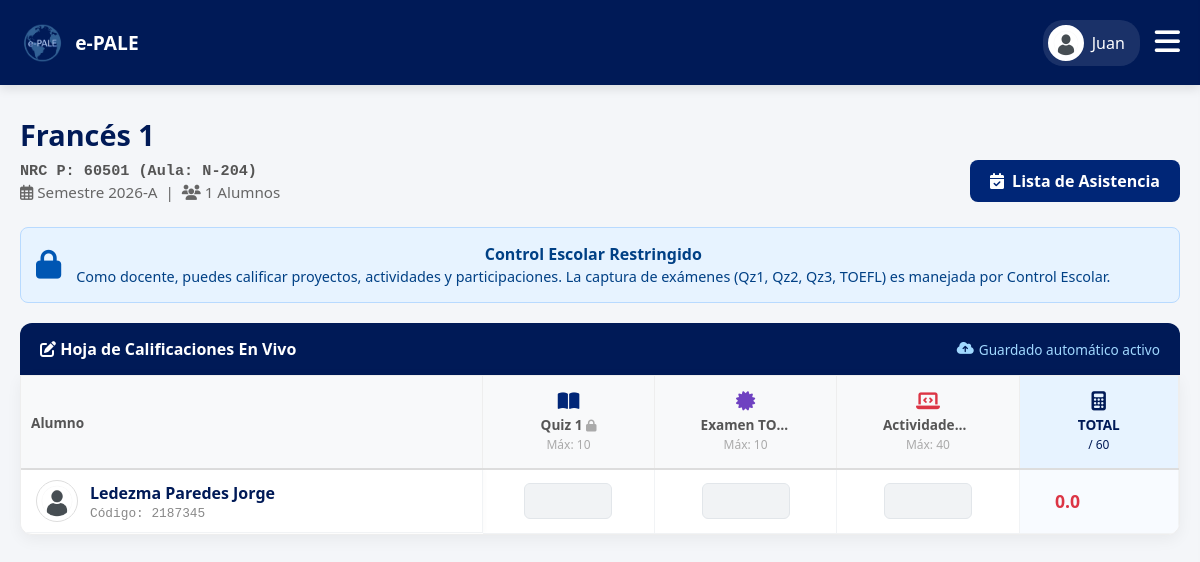
The page /profesor/detalle_grupo.php?clave=60501 (signed in) on the database as committed earlier.
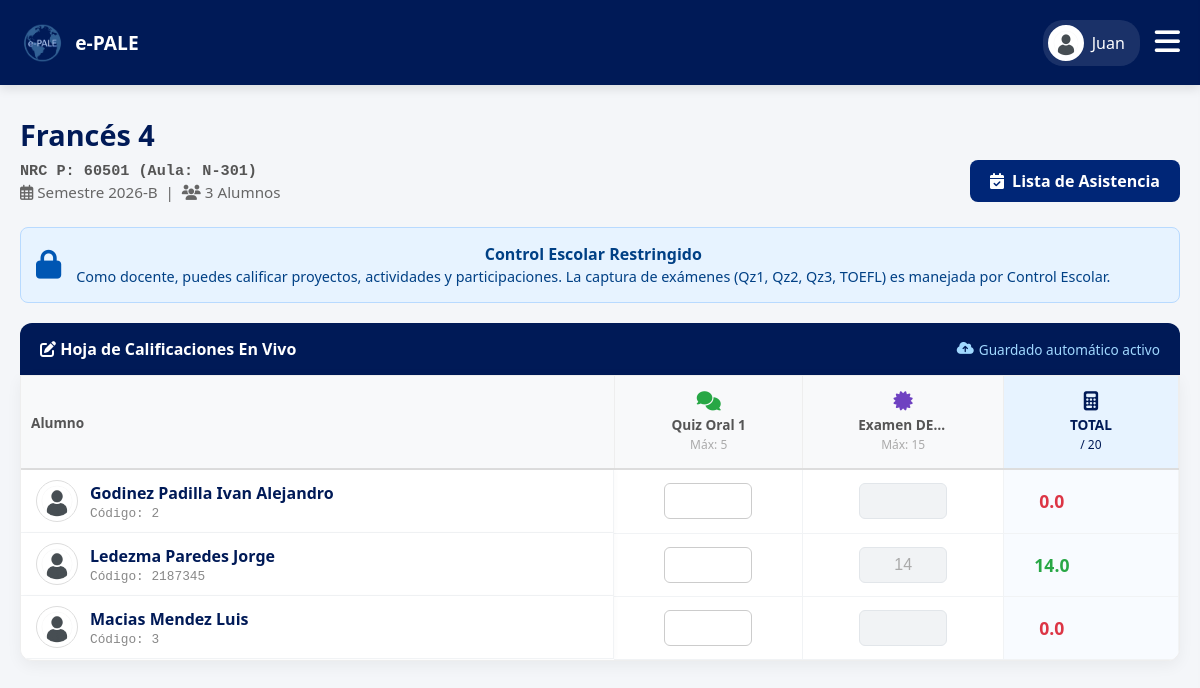
The same page on the database as committed later.
### tables this page shows
CREATE TABLE IF NOT EXISTS `materias` (
  `materia_id` int NOT NULL AUTO_INCREMENT,
  `clave` varchar(10) NOT NULL,
  `nombre` varchar(50) NOT NULL,
  `nivel` int NOT NULL,
  PRIMARY KEY (`materia_id`),
  UNIQUE KEY `clave` (`clave`)
);

CREATE TABLE IF NOT EXISTS `criterios_evaluacion` (
  `criterio_id` int NOT NULL AUTO_INCREMENT,
  `materia_id` int NOT NULL,
  `categoria` varchar(50) NOT NULL,
  `codigo_examen` varchar(20) NOT NULL,
  `nombre_examen` varchar(50) NOT NULL,
  `puntos_maximos` decimal(5,2) NOT NULL,
  `icono` varchar(30) DEFAULT 'fa-star',
  `color` varchar(20) DEFAULT 'var(--udg-light)',
  PRIMARY KEY (`criterio_id`),
  KEY `materia_id` (`materia_id`)
);

CREATE TABLE IF NOT EXISTS `inscripciones` (
  `inscripcion_id` int NOT NULL AUTO_INCREMENT,
  `alumno_id` int NOT NULL,
  `nrc` int NOT NULL,
  `estatus` enum('INSCRITO','SOLICITUD_BAJA','BAJA','SOLICITUD_ALTA') DEFAULT 'INSCRITO',
  `calificacion_final` decimal(5,2) DEFAULT '0.00',
  PRIMARY KEY (`inscripcion_id`),
  KEY `alumno_id` (`alumno_id`),
  KEY `nrc` (`nrc`)
);

CREATE TABLE IF NOT EXISTS `usuarios` (
  `usuario_id` int NOT NULL AUTO_INCREMENT,
  `codigo` varchar(20) DEFAULT NULL,
  `nombre` varchar(50) NOT NULL,
  `apellido_paterno` varchar(50) NOT NULL,
  `apellido_materno` varchar(50) DEFAULT NULL,
  `correo` varchar(100) NOT NULL,
  `password` varchar(255) DEFAULT NULL,
  `telefono` varchar(20) DEFAULT NULL,
  `rol` enum('ADMIN','PROFESOR','ALUMNO') NOT NULL,
  `estatus` enum('ACTIVO','INACTIVO') DEFAULT 'ACTIVO',
  `foto_perfil` varchar(255) DEFAULT NULL,
  `google_id` varchar(255) DEFAULT NULL,
  `fecha_creacion` timestamp NULL DEFAULT CURRENT_TIMESTAMP,
  PRIMARY KEY (`usuario_id`),
  UNIQUE KEY `correo` (`correo`),
  UNIQUE KEY `codigo` (`codigo`)
);

### profesor/detalle_grupo.php (the view, shortened to what the changed rows need)
<?php
require '../db.php';
$profesor_id = $_SESSION['user_id'];
$clave_grupo = $_GET['clave'] ?? '';
$stmt_info = $pdo->prepare("SELECT m.materia_id, m.nombre AS materia, m.nivel, m.clave, c.nombre AS ciclo, g.edicion_total, g.estado,
                                   MAX(CASE WHEN h.modalidad='PRESENCIAL' THEN g.nrc END) AS nrc_presencial,
                                   MAX(CASE WHEN h.modalidad='VIRTUAL' THEN g.nrc END) AS nrc_virtual,
                                   MAX(CASE WHEN h.modalidad='PRESENCIAL' THEN h.aula END) AS aula_presencial,
                                   MAX(CASE WHEN h.modalidad='VIRTUAL' THEN h.aula END) AS aula_virtual
                            FROM grupos g
                            JOIN materias m ON g.materia_id = m.materia_id
                            JOIN ciclos c ON c.ciclo_id = g.ciclo_id
                            LEFT JOIN horarios h ON g.nrc = h.nrc
                            WHERE g.clave_grupo = ? AND g.profesor_id = ?
                            GROUP BY g.clave_grupo, m.materia_id, c.ciclo_id, g.profesor_id, m.nombre, m.nivel, m.clave, c.nombre, g.edicion_total, g.estado");
$stmt_info->execute([$clave_grupo, $profesor_id]);
$info_grupo = $stmt_info->fetch(PDO::FETCH_ASSOC);
$grupo_cerrado = ($info_grupo['estado'] === 'CERRADO');
$materia_id = $info_grupo['materia_id'];
$txt_nrc_aula = '';
if ($info_grupo['nrc_presencial']) {
    $aula_p = $info_grupo['aula_presencial'] ?: 'Sin asignar';
    $txt_nrc_aula .= 'P: ' . $info_grupo['nrc_presencial'] . ' (Aula: ' . $aula_p . ') ';
}
$stmt_crit = $pdo->prepare("SELECT codigo_examen, nombre_examen, puntos_maximos, color, icono, categoria FROM criterios_evaluacion WHERE materia_id = ?");
$stmt_crit->execute([$materia_id]); $criterios = $stmt_crit->fetchAll(PDO::FETCH_ASSOC);
$orden_deseado = ['oral 1'=>4, 'oral 2'=>5, 'quiz 1'=>1, 'qz 1'=>1, 'qz1'=>1, 'quiz 2'=>2, 'qz 2'=>2, 'qz2'=>2, 'quiz 3'=>3, 'qz 3'=>3, 'qz3'=>3, 'writing'=>6, 'plataforma'=>7, 'participaci'=>8, 'toefl'=>9];
usort($criterios, function($a, $b) use ($orden_deseado) {
    $nom_a = strtolower(trim($a['nombre_examen'])); $nom_b = strtolower(trim($b['nombre_examen']));
    $peso_a = 99; foreach ($orden_deseado as $key => $peso) { if (strpos($nom_a, $key) !== false) { $peso_a = $peso; break; } }
    $peso_b = 99; foreach ($orden_deseado as $key => $peso) { if (strpos($nom_b, $key) !== false) { $peso_b = $peso; break; } }
    if ($peso_a == $peso_b) return strcmp($nom_a, $nom_b); return $peso_a - $peso_b;
});
$lista_blanca = ['oral', 'writing', 'plataforma', 'participación', 'participacion']; $puntos_maximos_totales = 0;
foreach ($criterios as &$c) {
    $puntos_maximos_totales += $c['puntos_maximos']; $es_esencial = false; $nombre_lower = strtolower($c['nombre_examen']);
}
$sql_alum = "SELECT i.inscripcion_id, u.codigo, u.nombre, u.apellido_paterno, u.apellido_materno, a.carrera, u.foto_perfil
             FROM inscripciones i
             JOIN grupos g ON i.nrc = g.nrc
             JOIN alumnos a ON i.alumno_id = a.alumno_id
             JOIN usuarios u ON a.usuario_id = u.usuario_id
             WHERE g.clave_grupo = ? AND g.profesor_id = ? AND i.estatus = 'INSCRITO'
             ORDER BY u.apellido_paterno ASC";
$stmt_alum = $pdo->prepare($sql_alum); $stmt_alum->execute([$clave_grupo, $profesor_id]);
$alumnos_brutos = $stmt_alum->fetchAll(PDO::FETCH_ASSOC);
$alumnos = [];
foreach($alumnos_brutos as $alum) {
    $foto_url = "../img/avatar-default.png";
    $alum['foto_url'] = $foto_url;
    $alumnos[] = $alum;
}
$calificaciones_actuales = [];
if (count($alumnos) > 0) {
    $inscripciones_ids = array_column($alumnos, 'inscripcion_id'); $in_clause = implode(',', array_fill(0, count($inscripciones_ids), '?'));
    $stmt_cal = $pdo->prepare("SELECT inscripcion_id, tipo_examen, puntaje FROM calificaciones WHERE inscripcion_id IN ($in_clause)");
    $stmt_cal->execute($inscripciones_ids);
    while ($row = $stmt_cal->fetch(PDO::FETCH_ASSOC)) { $calificaciones_actuales[$row['inscripcion_id']][$row['tipo_examen']] = $row['puntaje']; }
}
?>
<!DOCTYPE html>
<html lang="es">
<head>
    <link rel="stylesheet" href="../css/estudiante.css?v=<?php echo time(); ?>">
    <link rel="stylesheet" href="../css/admin.css?v=<?php echo time(); ?>">
    <link rel="stylesheet" href="../css/profesor.css?v=<?php echo time(); ?>">
    <link rel="stylesheet" href="https://cdnjs.cloudflare.com/ajax/libs/font-awesome/6.4.0/css/all.min.css">
</head>
<body>
    <main class="main-content">
        <div style="display: flex; justify-content: space-between; align-items: flex-end; margin-bottom: 25px; flex-wrap: wrap; gap: 15px;">
            <div>
                <h1 style="margin: 0; color: var(--udg-blue); font-size: 1.8rem;"><?php echo htmlspecialchars($info_grupo['materia'] . ' ' . $info_grupo['nivel']); ?></h1>
                <p style="margin: 5px 0 0 0; color: #666; font-size: 0.95rem;">
                    <span style="font-family: monospace; font-weight: bold; color: #555;">NRC <?php echo htmlspecialchars($txt_nrc_aula); ?></span><br>
                    <i class="far fa-calendar-alt" style="margin-top:5px;"></i> Semestre <?php echo htmlspecialchars($info_grupo['ciclo']); ?> &nbsp;|&nbsp;
                    <i class="fas fa-users"></i> <?php echo count($alumnos); ?> Alumnos
                </p>
            </div>
        </div>
        <?php if (count($criterios) === 0): ?>
            <div class="alert" style="background: #fff3cd; color: #856404; border: 1px solid #ffeeba; padding: 20px; border-radius: 8px; text-align: center;"><i class="fas fa-exclamation-triangle" style="font-size: 2rem; margin-bottom: 10px; display: block;"></i><strong>No hay criterios de evaluación definidos.</strong></div>
        <?php elseif (count($alumnos) === 0): ?>
            <div class="content-card" style="text-align: center; padding: 50px 20px; color: #888;"><i class="fas fa-ghost" style="font-size: 3rem; color: #ddd; margin-bottom: 15px; display: block;"></i><h3>Grupo Vacío</h3></div>
        <?php else: ?>
            <div style="display: flex; justify-content: space-between; align-items: center; background: <?php echo $grupo_cerrado ? '#6c757d' : '#001a57'; ?>; padding: 15px 20px; border-top-left-radius: 12px; border-top-right-radius: 12px;">
                <div style="color: white; font-weight: bold;">
                    <i class="fas fa-edit"></i> Hoja de Calificaciones <?php if($grupo_cerrado) echo "(Solo Lectura)"; else echo "En Vivo"; ?>
                </div>
                <?php if(!$grupo_cerrado): ?>
                    <div id="saveStatus" style="color: #a0d8ff; font-size: 0.85rem; display: flex; align-items: center; gap: 5px;">
                        <i class="fas fa-cloud-upload-alt"></i> Guardado automático activo
                    </div>
                <?php endif; ?>
            </div>
            <div class="excel-table-wrapper" style="border-top-left-radius: 0; border-top-right-radius: 0; margin-bottom: 30px;">
                <table class="excel-table">
                    <thead>
                        <tr>
                            <th>Alumno</th>
                            <?php foreach($criterios as $c): ?>
                                <th title="<?php echo htmlspecialchars($c['nombre_examen']); ?>">
                                    <i class="fas <?php echo $c['icono']; ?>" style="color: <?php echo $grupo_cerrado ? '#aaa' : $c['color']; ?>; display: block; font-size: 1.2rem; margin-bottom: 5px;"></i>
                                    <div style="max-width: 90px; overflow: hidden; text-overflow: ellipsis; margin: 0 auto;"><?php echo htmlspecialchars($c['nombre_examen']); ?>
                                        <?php if($c['bloqueado'] || $grupo_cerrado) echo ' <i class="fas fa-lock" style="color:#aaa; font-size:0.75rem;" title="Manejado por Control Escolar"></i>'; ?>
                                    </div>
                                    <span style="font-weight: normal; color: #aaa; font-size: 0.75rem;">Máx: <?php echo floatval($c['puntos_maximos']); ?></span>
                                </th>
                            <?php endforeach; ?>
                            <th style="background: #e7f3ff; color: var(--udg-blue);"><i class="fas fa-calculator" style="display: block; font-size: 1.2rem; margin-bottom: 5px;"></i>TOTAL<br><span style="font-weight: normal; font-size: 0.75rem;">/ <?php echo $puntos_maximos_totales; ?></span></th>
                        </tr>
                    </thead>
                    <tbody>
                        <?php foreach($alumnos as $index => $a): $insc_id = $a['inscripcion_id']; $suma_alumno = 0; ?>
                            <tr>
                                <td style="padding: 10px 15px; display: flex; align-items: center; gap: 12px; min-width: 250px;">
                                    <img src="<?php echo $a['foto_url']; ?>" style="width: 40px; height: 40px; border-radius: 50%; object-fit: cover; border: 1px solid #ddd;">
                                    <div>
                                        <div style="font-weight: bold; color: var(--udg-blue);"><?php echo htmlspecialchars($a['apellido_paterno'] . ' ' . $a['apellido_materno'] . ' ' . $a['nombre']); ?></div>
                                        <div style="font-size: 0.8rem; color: #888; font-family: monospace; margin-top: 2px;">Código: <?php echo htmlspecialchars($a['codigo']); ?></div>
                                    </div>
                                </td>
                                <?php foreach($criterios as $c):
                                    $cod_examen = $c['codigo_examen']; $max_pts = floatval($c['puntos_maximos']);
                                    $val_actual = isset($calificaciones_actuales[$insc_id][$cod_examen]) ? floatval($calificaciones_actuales[$insc_id][$cod_examen]) : '';
                                    if($val_actual !== '') $suma_alumno += $val_actual;
                                    $bloqueado_total = $c['bloqueado'] || $grupo_cerrado;
                                    $readonly_attr = $bloqueado_total ? 'readonly tabindex="-1"' : '';
                                    $class_attr = $bloqueado_total ? 'grade-input grade-locked js-grade-input' : 'grade-input js-grade-input';
                                ?>
                                    <td>
                                        <input type="number" step="0.01" min="0" max="<?php echo $max_pts; ?>"
                                               value="<?php echo $val_actual; ?>"
                                               class="<?php echo $class_attr; ?>"
                                               data-insc="<?php echo $insc_id; ?>"
                                               data-examen="<?php echo $cod_examen; ?>"
                                               <?php echo $readonly_attr; ?>
                                               <?php if($bloqueado_total) echo 'title="Calificación Bloqueada o Cerrada"'; ?>>
                                    </td>
                                <?php endforeach; ?>
                                <td style="background: #f8fbff;"><div class="total-cell js-total-<?php echo $insc_id; ?>"><?php echo number_format($suma_alumno, 1); ?></div></td>
                            </tr>
                        <?php endforeach; ?>
                    </tbody>
                </table>
            </div>
        <?php endif; ?>
    </main>
</body>
</html>

Rows that differ between the two databases and show on the page:
no longer on this page (row unchanged): materias: nombre+nivel "Francés 1"
no longer on this page (row unchanged): criterios_evaluacion: nombre_examen "Quiz 1", puntos_maximos "10"
no longer on this page (row unchanged): criterios_evaluacion: nombre_examen "Examen TO…", puntos_maximos "10"
no longer on this page (row unchanged): criterios_evaluacion: nombre_examen "Actividade…", puntos_maximos "40"
now on this page (row edited): materias: nombre+nivel "Francés 4"
added criterios_evaluacion: nombre_examen "Quiz Oral 1", puntos_maximos "5"
added criterios_evaluacion: nombre_examen "Examen DE…", puntos_maximos "15", puntos_maximos+codigo_examen "14"
added inscripciones: usuarios.apellido_paterno+apellido_materno+nombre "Godinez Padilla Ivan Alejandro", usuarios.codigo "2", suma_alumno "0.0"
computed for inscripciones "Ledezma Paredes Jorge": suma_alumno "0.0" → "14.0"
now on this page (row edited): inscripciones: usuarios.apellido_paterno+apellido_materno+nombre "Macias Mendez Luis", usuarios.codigo "3", suma_alumno "0.0"
Other text that changed with them:
$txt_nrc_aula: "P: 60501 (Aula: N-204)" → "P: 60501 (Aula: N-301)"
$info_grupo['ciclo']: "2026-A" → "2026-B"
count($alumnos): "1" → "3"
$puntos_maximos_totales: "60" → "20"
